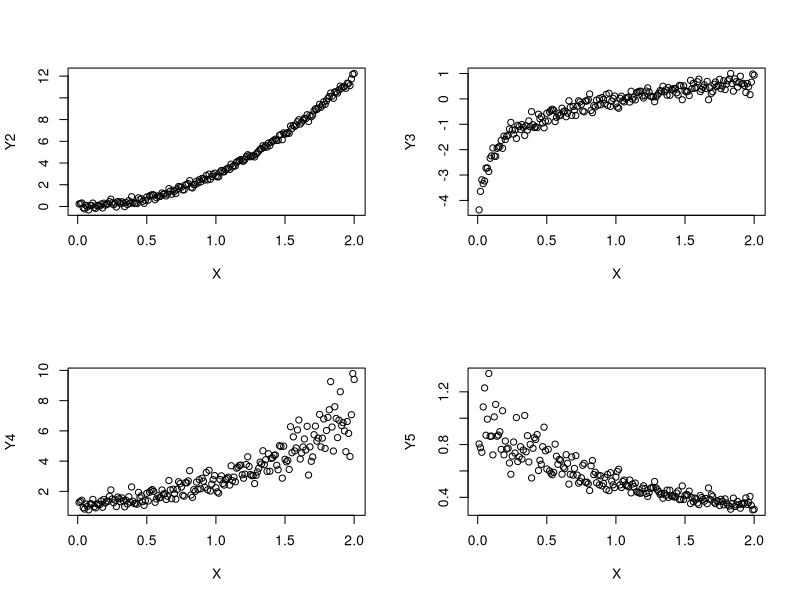
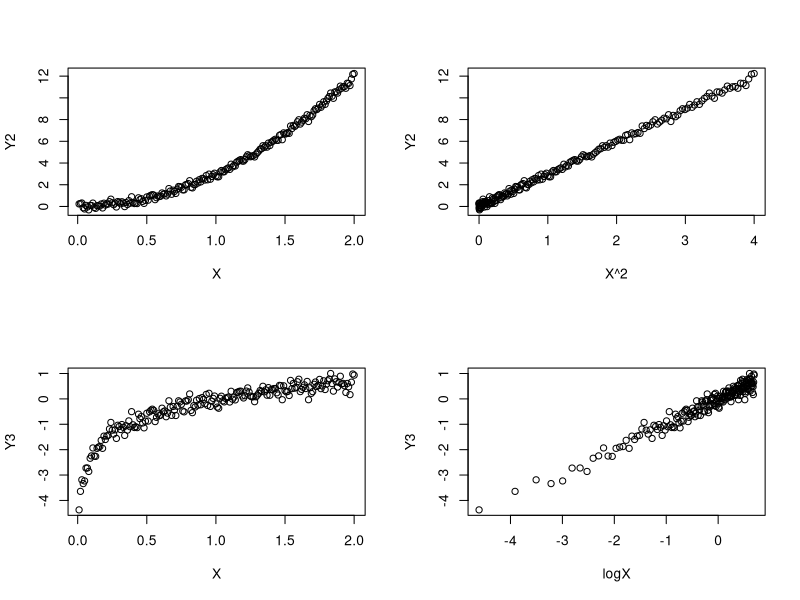
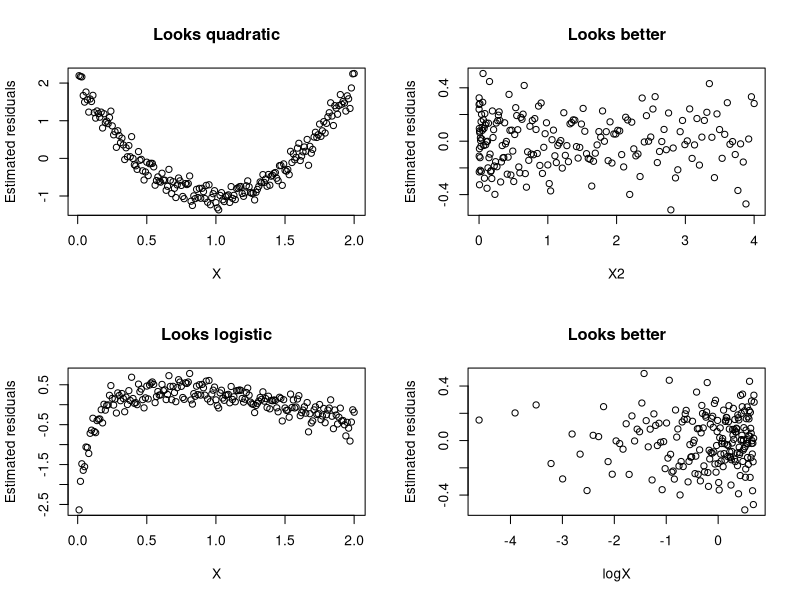
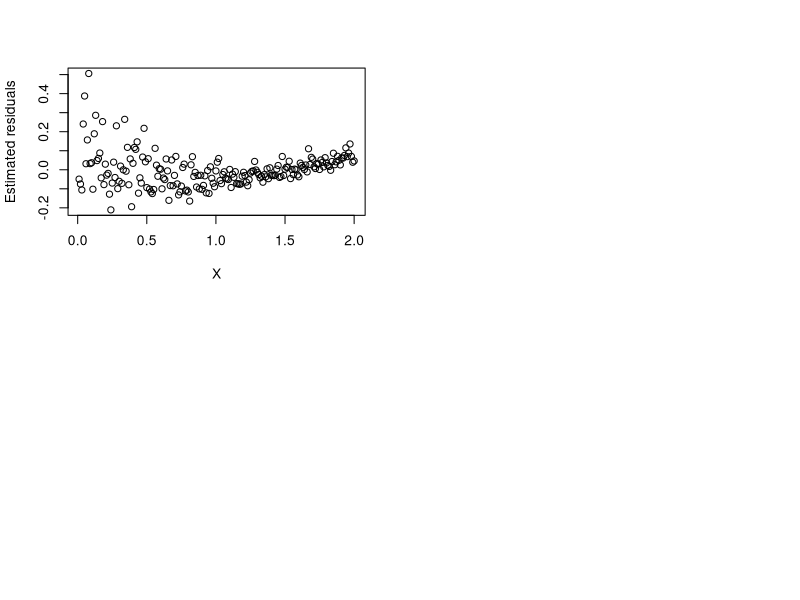

Reproduce these figures in R, in order. (Note: this script raises an error after producing the figures.)
library(MASS)   #Contains function boxcox

X <- seq(0.01,2,by=0.01)   #Evenly spaced data
epsilon <- 0.2 * rnorm(length(X))   #N(0, 0.2^2)

#Transform X#
sqrtX <- sqrt(X)
invX <- 1/X
logX <- log(X)
X2 <- X^2

#Generate Y#
Y2 <- 3*X2 + epsilon
Y3 <- logX + epsilon
Y4 <- exp(X + epsilon)
Y5 <- 1/(1 + X + epsilon)

#Plot data#
par(mfrow=c(2,2))
plot(X, Y2, xlab="X", ylab="Y2")
plot(X, Y3, xlab="X", ylab="Y3")
plot(X, Y4, xlab="X", ylab="Y4")
plot(X, Y5, xlab="X", ylab="Y5")

#####Transformations in X#####
par(mfrow=c(2,2))
plot(X, Y2, xlab="X", ylab="Y2")
plot(X2, Y2, xlab="X^2", ylab="Y2")
plot(X, Y3, xlab="X", ylab="Y3")
plot(logX, Y3, xlab="logX", ylab="Y3")
###Fit data to models###
#X2#
fit.X.Y2 <- lm(Y2~X); plot(X, fit.X.Y2$residuals, xlab="X", ylab="Estimated residuals", main="Looks quadratic")
fit.X2.Y2 <- lm(Y2~X2); plot(X2, fit.X2.Y2$residuals, xlab="X2", ylab="Estimated residuals", main="Looks better")
#logX#
fit.X.Y3 <- lm(Y3~X); plot(X, fit.X.Y3$residuals, xlab="X", ylab="Estimated residuals", main="Looks logistic")
fit.logX.Y3 <- lm(Y3~logX); plot(logX, fit.logX.Y3$residuals, xlab="logX", ylab="Estimated residuals", main="Looks better")
sd(fit.logX.Y3$residuals[logX < -1]); sd(fit.logX.Y3$residuals[logX >= -1])

#####Transformations of Y, i.e. Box-Cox#####
#Y5#
data.X.Y5 <- data.frame(X=X, Y5=Y5)
fit.X.Y5 <- lm(Y5 ~ X, data=data.X.Y5)
plot(X, fit.X.Y5$residuals, xlab="X", ylab="Estimated residuals")  #Non-linear AND non-constant variance

boxcox.X.Y5 <- boxcox(fit.X.Y5, plotit = T)  #Looks like lambda=-1 is reasonable and is in 95% CI
lambda <- -1
Y5.tilde <- (Y5^lambda - 1)/lambda
fit.X.Y5.boxcox <- lm(Y5.tilde ~ X)
plot(X, fit.X.Y5.boxcox$residuals, xlab="X", ylab="Box-Cox residuals")

#Y4#
data.X.Y4 <- data.frame(X=X, Y5=Y4)
fit.X.Y4 <- lm(Y4 ~ X, data=data.X.Y4)
plot(X, fit.X.Y4$residuals, xlab="X", ylab="Estimated residuals")  #Non-linear AND non-constant variance

boxcox.X.Y4 <- boxcox(fit.X.Y4, plotit = T)  #Looks like lambda=0 is reasonable
lambda <- 0   #Box-Cox is defined as log when this is the case
Y4.tilde <- log(Y4)
fit.X.Y4.boxcox <- lm(Y4.tilde ~ X)
plot(X, fit.X.Y4.boxcox$residuals, xlab="X", ylab="Box-Cox residuals")
